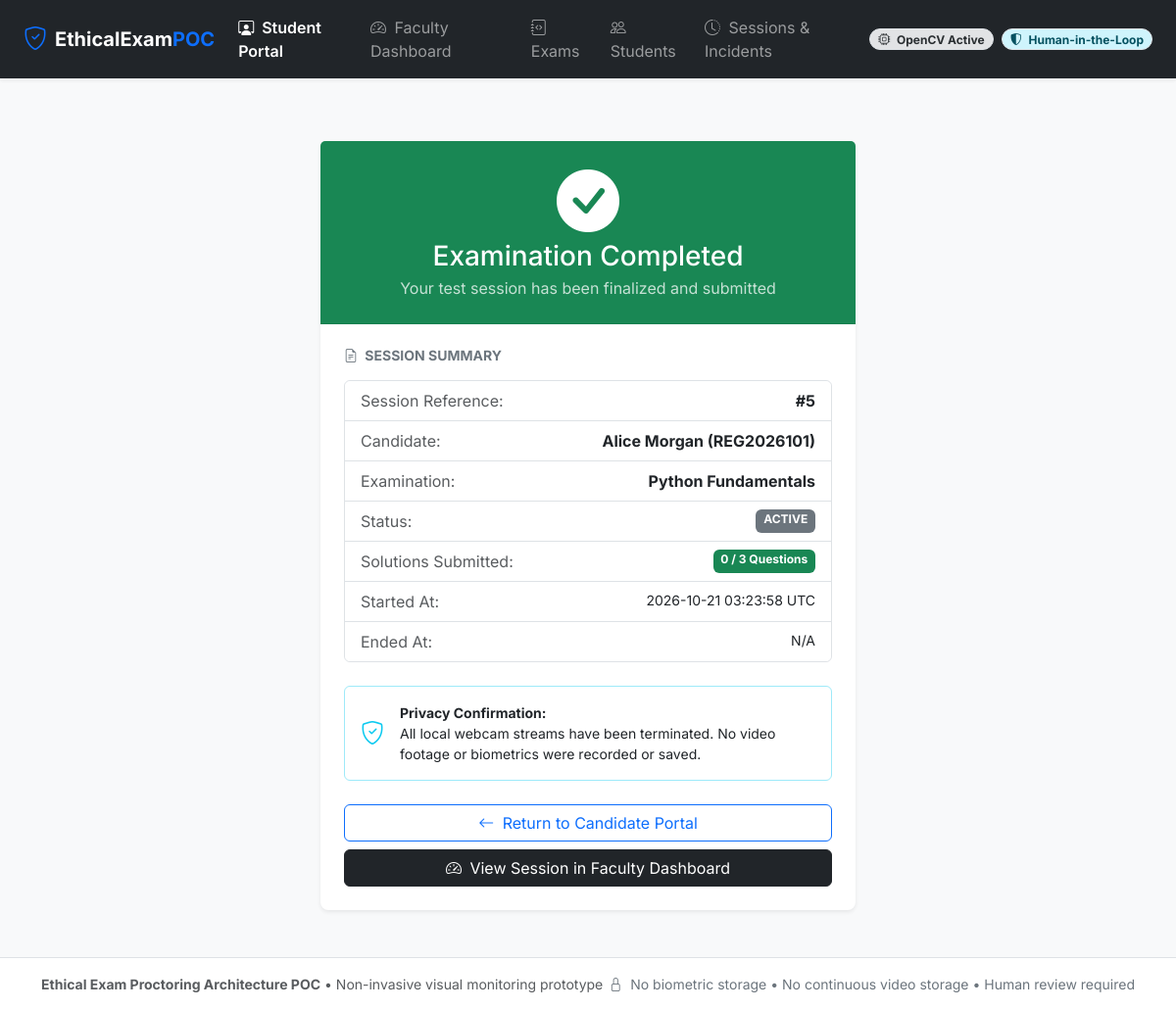
The page /student/completed/5 on the database its author committed.
### app/models.py (models this page shows, shortened)
    class Model(DeclarativeBase):
        query: ClassVar[Query]

class ExamSession(Model):
    __tablename__ = 'exam_sessions'
    id: Mapped[int] = mapped_column(db.Integer, primary_key=True)
    exam_id: Mapped[int] = mapped_column(db.Integer, db.ForeignKey('exams.id', ondelete='CASCADE'), nullable=False)
    student_id: Mapped[int] = mapped_column(db.Integer, db.ForeignKey('students.id', ondelete='CASCADE'), nullable=False)
    started_at: Mapped[Optional[datetime]] = mapped_column(db.DateTime, nullable=True)
    ended_at: Mapped[Optional[datetime]] = mapped_column(db.DateTime, nullable=True)
    status: Mapped[str] = mapped_column(db.String(20), default='NOT_STARTED', nullable=False)  # NOT_STARTED, ACTIVE, COMPLETED
    consent_given: Mapped[bool] = mapped_column(db.Boolean, default=False, nullable=False)
    consent_timestamp: Mapped[Optional[datetime]] = mapped_column(db.DateTime, nullable=True)
    exam: Mapped['Exam'] = relationship('Exam', back_populates='sessions')
    student: Mapped['Student'] = relationship('Student', back_populates='sessions')
    submissions: Mapped[list['Submission']] = relationship('Submission', back_populates='session', cascade='all, delete-orphan')
    incidents: Mapped[list['Incident']] = relationship('Incident', back_populates='session', cascade='all, delete-orphan', order_by='Incident.timestamp.desc()')
    environment_checks: Mapped[list['EnvironmentCheck']] = relationship('EnvironmentCheck', back_populates='session', cascade='all, delete-orphan', order_by='EnvironmentCheck.checked_at.desc()')

class Student(Model):
    __tablename__ = 'students'
    id: Mapped[int] = mapped_column(db.Integer, primary_key=True)
    name: Mapped[str] = mapped_column(db.String(120), nullable=False)
    email: Mapped[str] = mapped_column(db.String(120), unique=True, nullable=False)
    register_number: Mapped[str] = mapped_column(db.String(64), unique=True, nullable=False)
    sessions: Mapped[list['ExamSession']] = relationship('ExamSession', back_populates='student', cascade='all, delete-orphan')

class Exam(Model):
    __tablename__ = 'exams'
    id: Mapped[int] = mapped_column(db.Integer, primary_key=True)
    title: Mapped[str] = mapped_column(db.String(200), nullable=False)
    description: Mapped[Optional[str]] = mapped_column(db.Text, default='')
    duration_minutes: Mapped[int] = mapped_column(db.Integer, default=30, nullable=False)
    created_at: Mapped[Optional[datetime]] = mapped_column(db.DateTime, default=lambda: datetime.now(timezone.utc))
    questions: Mapped[list['Question']] = relationship('Question', back_populates='exam', cascade='all, delete-orphan', order_by='Question.id')
    sessions: Mapped[list['ExamSession']] = relationship('ExamSession', back_populates='exam', cascade='all, delete-orphan')

### app/routes/student.py (the view)
@student_bp.route('/student/completed/<int:session_id>')
def completed_view(session_id):
    session = db.get_or_404(ExamSession, session_id)
    return render_template('student/completed.html', session=session)

### app/templates/student/completed.html (shortened to what this page needs)
{% extends 'base.html' %}
{% block content %}
<div class="container mt-5">
    <div class="row justify-content-center">
        <div class="col-md-8 col-lg-6">
            <div class="card shadow-sm border-0 text-center">
                <div class="card-header bg-success text-white py-4">
                    <i class="bi bi-check-circle-fill display-3 mb-2"></i>
                    <h3 class="card-title mb-1">Examination Completed</h3>
                    <p class="mb-0 opacity-75">Your test session has been finalized and submitted</p>
                </div>
                <div class="card-body p-4 text-start">
                    <h6 class="fw-bold text-uppercase text-secondary small mb-3">
                        <i class="bi bi-file-earmark-text me-1"></i> Session Summary
                    </h6>
                    <ul class="list-group list-group-flush mb-4 border rounded">
                        <li class="list-group-item d-flex justify-content-between">
                            <span class="text-muted">Session Reference:</span>
                            <span class="fw-bold">#{{ session.id }}</span>
                        </li>
                        <li class="list-group-item d-flex justify-content-between">
                            <span class="text-muted">Candidate:</span>
                            <span class="fw-bold">{{ session.student.name }} ({{ session.student.register_number }})</span>
                        </li>
                        <li class="list-group-item d-flex justify-content-between">
                            <span class="text-muted">Examination:</span>
                            <span class="fw-bold">{{ session.exam.title }}</span>
                        </li>
                        <li class="list-group-item d-flex justify-content-between">
                            <span class="text-muted">Status:</span>
                            <span class="badge bg-secondary">{{ session.status }}</span>
                        </li>
                        <li class="list-group-item d-flex justify-content-between">
                            <span class="text-muted">Solutions Submitted:</span>
                            <span class="badge bg-success">{{ session.submissions|length }} / {{ session.exam.questions|length }} Questions</span>
                        </li>
                        <li class="list-group-item d-flex justify-content-between">
                            <span class="text-muted">Started At:</span>
                            <span class="small">{{ session.started_at.strftime('%Y-%m-%d %H:%M:%S UTC') if session.started_at else 'N/A' }}</span>
                        </li>
                        <li class="list-group-item d-flex justify-content-between">
                            <span class="text-muted">Ended At:</span>
                            <span class="small">{{ session.ended_at.strftime('%Y-%m-%d %H:%M:%S UTC') if session.ended_at else 'N/A' }}</span>
                        </li>
                    </ul>
                    <div class="alert alert-info-subtle border-info-subtle d-flex align-items-center mb-4 small" role="alert">
                        <i class="bi bi-shield-check text-info fs-4 me-3"></i>
                        <div>
                            <strong>Privacy Confirmation:</strong>
                            <div>All local webcam streams have been terminated. No video footage or biometrics were recorded or saved.</div>
                        </div>
                    </div>
                    <div class="d-grid gap-2">
                        <a href="{{ url_for('student.select_student_exam') }}" class="btn btn-outline-primary">
                            <i class="bi bi-arrow-left me-1"></i> Return to Candidate Portal
                        </a>
                        <a href="{{ url_for('faculty.session_detail', session_id=session.id) }}" class="btn btn-dark">
                            <i class="bi bi-speedometer2 me-1"></i> View Session in Faculty Dashboard
                        </a>
                    </div>
                </div>
            </div>
        </div>
    </div>
</div>
{% endblock %}

### app/static/css/styles.css (style rules this page uses)
:root { --bs-font-sans-serif: 'Inter', -apple-system, BlinkMacSystemFont, "Segoe UI", Roboto, sans-serif; --font-code: 'JetBrains Mono', Consolas, Monaco, monospace; }
body { font-family: var(--bs-font-sans-serif); color: #212529; }
.card { border-radius: 0.5rem; border: 1px solid rgba(0, 0, 0, 0.08); }
.card-header { background-color: #f8fafc; border-bottom: 1px solid rgba(0, 0, 0, 0.06); }

### rows shown on the page
ExamSession: id "5", status "ACTIVE", started_at "2026-10-21 03:23:58 UTC", ended_at "N/A"
Student: student.name "Alice Morgan", student.register_number "REG2026101"
Exam: exam "Python Fundamentals"

### other values the page prints
{{ session.submissions|length }} "0"
{{ session.exam.questions|length }} "3"
